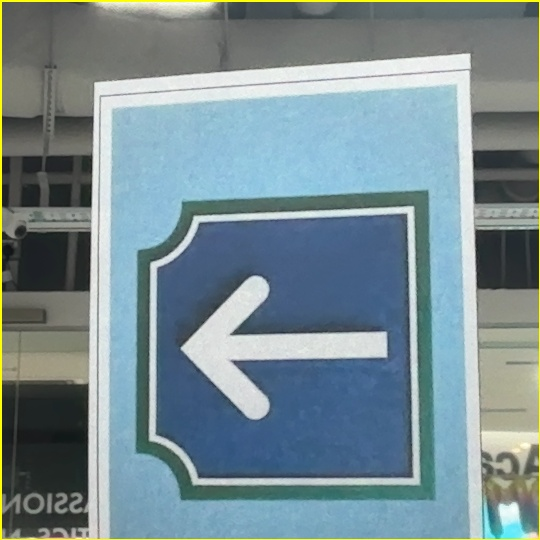
#> input picture NRC prep/dataset/left/left_001.jpg, 540 x 540 px
$ python -i 3_filters.py   (imports and definitions only)
#> lines starting #> are read from the running program, lines starting #| are printed output that depends on the picture; after the words box and inside, x2 and y2 are one past the last pixel; in counts of white or black regions, pixels touching at a corner belong together
#> further down, picture is the input picture: shape (540, 540, 3); mean B, G, R 146.5, 140.5, 120.5
import cv2
import numpy as np
from ugot import ugot

# [1 line that did not run here, left out]
# [2 lines not run here, left out]


# --- List of filters in order ---
# Each entry is a display name and a function that takes a frame and returns a frame
def apply_normal(frame):
    return frame


def apply_grayscale(frame):
    gray = cv2.cvtColor(frame, cv2.COLOR_BGR2GRAY)
    return cv2.cvtColor(gray, cv2.COLOR_GRAY2BGR)  # convert back so imshow is happy


def apply_blur(frame):
    return cv2.GaussianBlur(frame, (21, 21), 0)


# [4 lines left out: function apply_edges, not called in this run]


def apply_cartoon(frame):
    # Smooth the colors, then overlay strong edges
    color = cv2.bilateralFilter(frame, 9, 250, 250)
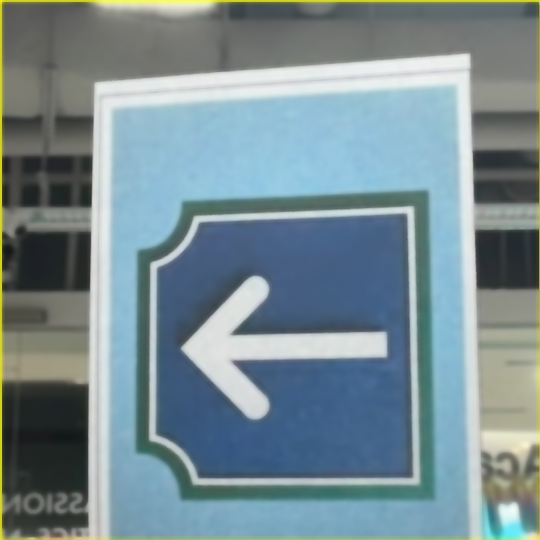
#> color: shape (540, 540, 3); mean B, G, R 146.7, 140.3, 120.3
    gray = cv2.cvtColor(frame, cv2.COLOR_BGR2GRAY)
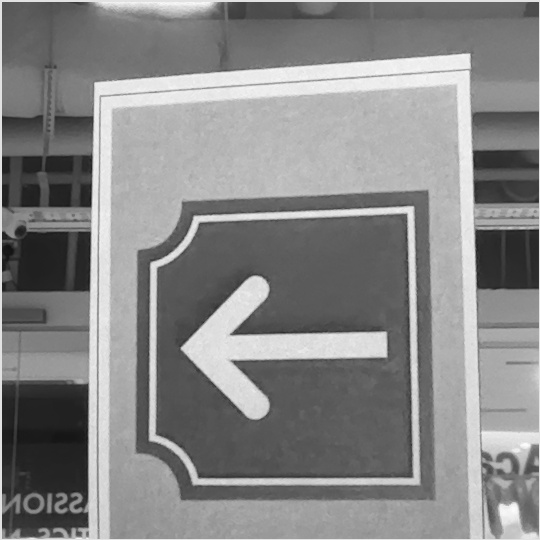
#> gray: shape (540, 540); min 18, max 252, mean 135.2
    edges = cv2.adaptiveThreshold(
        cv2.medianBlur(gray, 7),
        255,
        cv2.ADAPTIVE_THRESH_MEAN_C,
        cv2.THRESH_BINARY,
        9,
        2,
    )
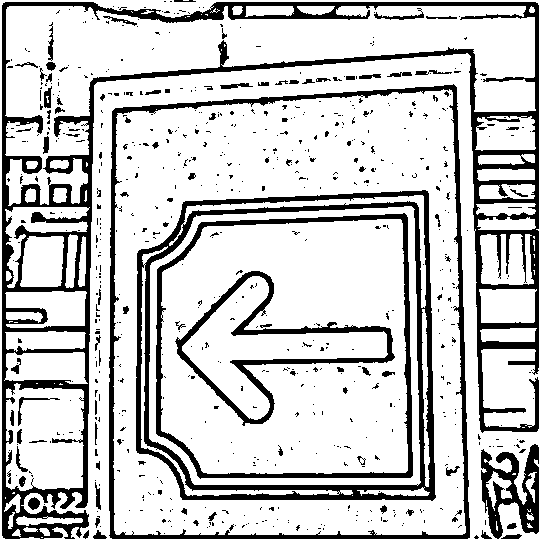
#> edges: shape (540, 540); 78.8% white; 670 black regions (577 under 20 px), largest, box (x1, y1, x2, y2) and area: (2, 2, 539, 539) 25821, (136, 190, 436, 501) 11048, (109, 84, 470, 539) 7292
    edges_bgr = cv2.cvtColor(edges, cv2.COLOR_GRAY2BGR)
    return cv2.bitwise_and(color, edges_bgr)
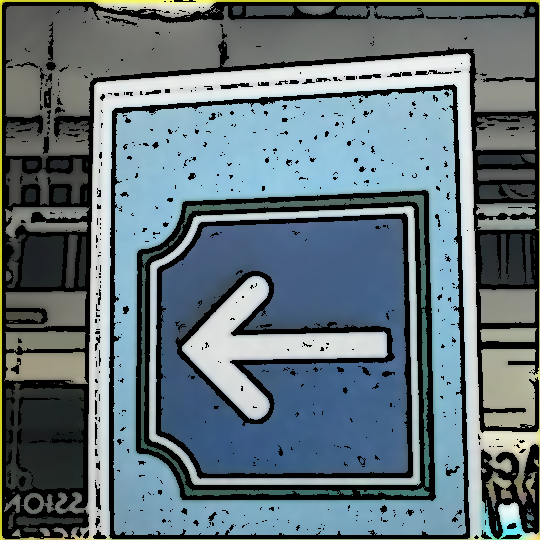
#> returned value: shape (540, 540, 3); mean of channels 0, 1, 2 121.9, 115.1, 98.7; drawn as B, G, R


def apply_invert(frame):
    return cv2.bitwise_not(frame)


# [6 lines left out: function apply_sepia, not called in this run]


FILTERS = [
    ("Normal", apply_normal),
    ("Grayscale", apply_grayscale),
    ("Blur", apply_blur),
    ("Edges", apply_edges),
    ("Cartoon", apply_cartoon),
    ("Invert", apply_invert),
    ("Sepia", apply_sepia),
]


# [50 lines left out: function main, not called in this run]


# [2 lines not run here, left out]

>>> import cv2
>>> picture = cv2.imread('../../NRC prep/dataset/left/left_001.jpg')
>>> result = apply_cartoon(picture)
